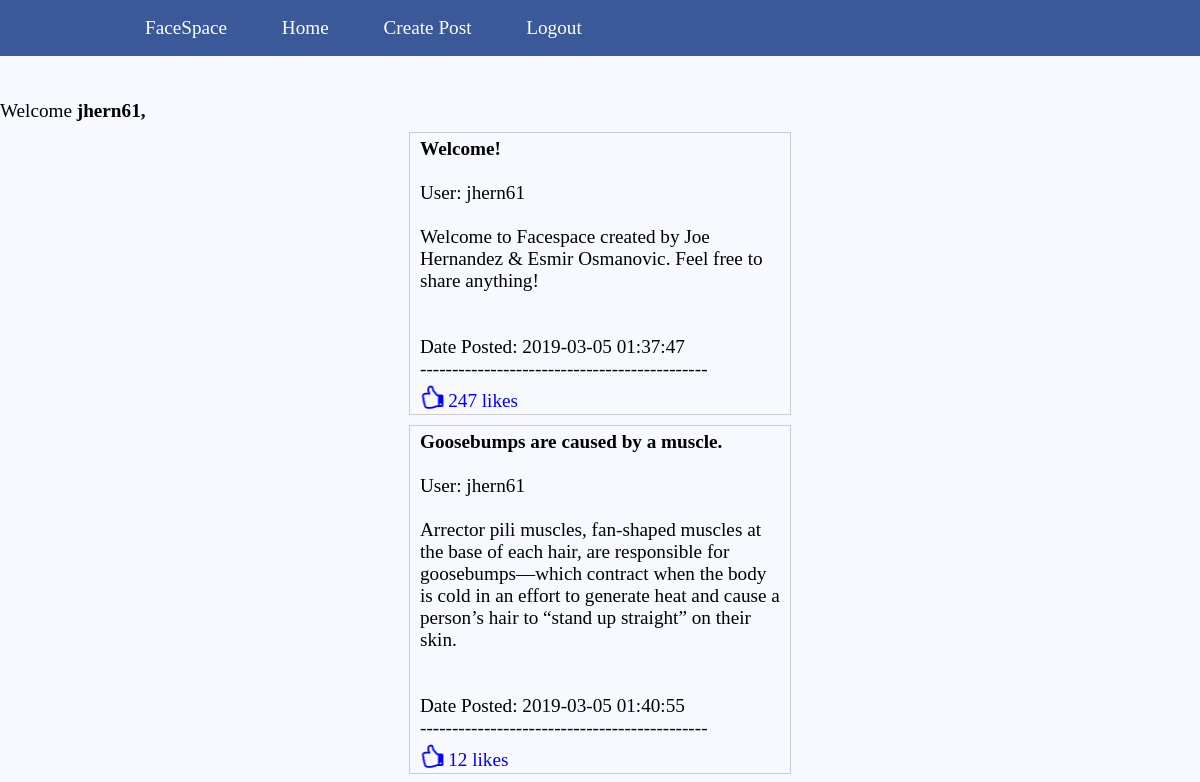
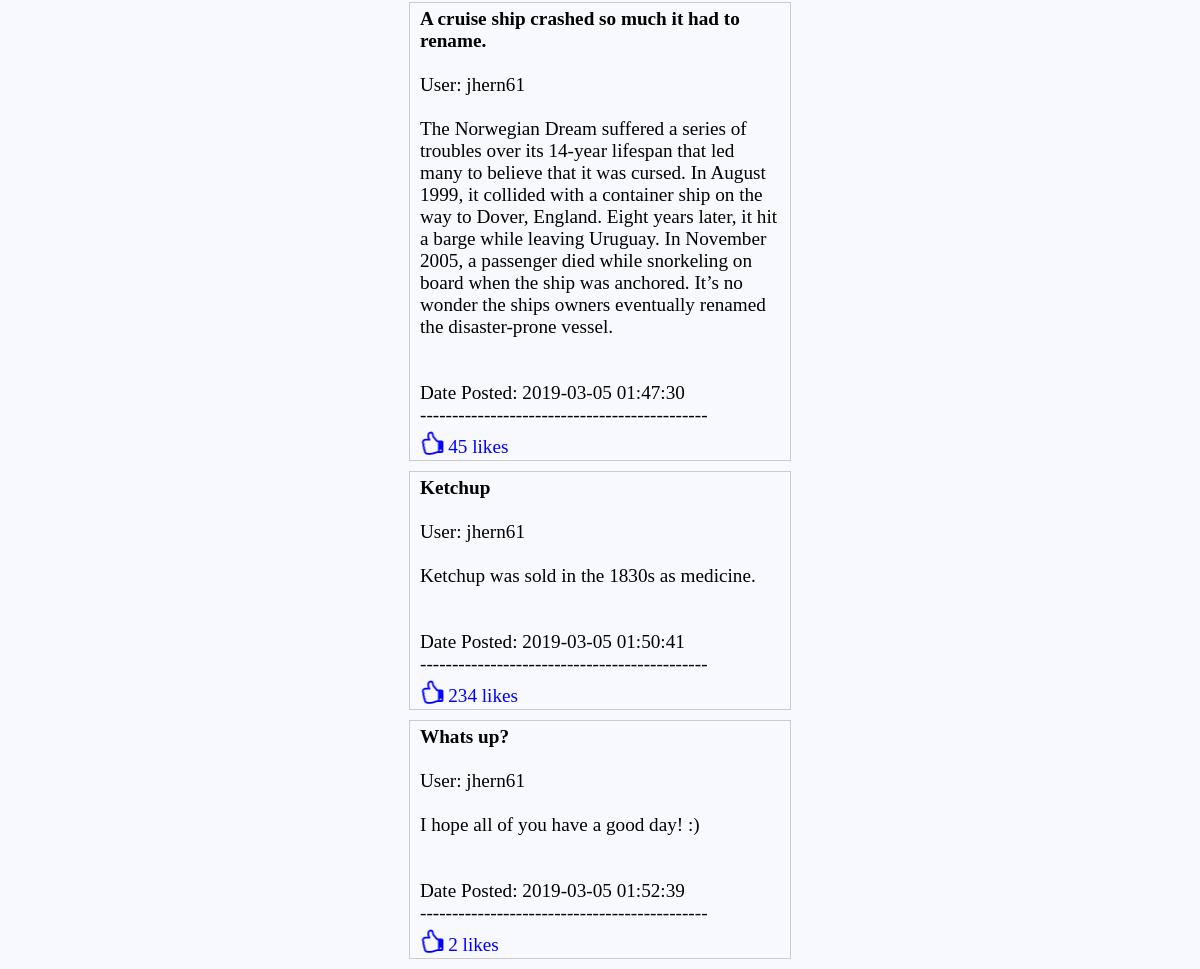
The app's page /FacespaceFinal/index.php (signed in) with its own data (2 pictures, top to bottom).
### tables this page shows
CREATE TABLE `post` (
  `post_id` int(11) NOT NULL,
  `userid` int(11) NOT NULL,
  `title` text NOT NULL,
  `body` text NOT NULL,
  `postDate` timestamp NOT NULL DEFAULT current_timestamp(),
  `likes` int(11) NOT NULL DEFAULT 0
);

CREATE TABLE `user` (
  `userid` int(11) NOT NULL,
  `username` varchar(50) NOT NULL,
  `email` varchar(100) NOT NULL,
  `password` varchar(100) NOT NULL
);

### FacespaceFinal/index.php (the view, shortened to what this page needs)
<?php
	$con = mysqli_connect('localhost', 'Admin', 'Password', 'Database');
	$posts = mysqli_query($con, "SELECT * FROM post");
	$authors = mysqli_query($con, "SELECT username FROM user
		JOIN post ON user.userid = post.userid")
?>
<!DOCTYPE html>
<html lang="en">
<head>
	<link rel="stylesheet" href="https://cdnjs.cloudflare.com/ajax/libs/font-awesome/4.7.0/css/font-awesome.min.css" />
	<link rel="stylesheet" href="styles.css">
	<div class="fixed-header">
        <div class="container">
            <nav>
                <a href="index.php">FaceSpace</a>
                <a href="index.php">Home</a>
                <a href="create_post.php">Create Post</a>
                <a href="login.php">Logout</a>
            </nav>
        </div>
    </div>
 </head>
 <?php  while ($row = $authors->fetch_assoc()) {
     $author =  $row['username'];
 }
	?>
<body>
<?php  if (isset($_SESSION['username'])) : ?>
		<p>Welcome <strong><?php echo $_SESSION['username']; ?>,</strong></p>
<?php endif ?>
		<?php while ($row = mysqli_fetch_array($posts)) { ?>
			<div class="post">
				<?php
         echo "<b>";
         echo $row['title'];
         echo "</b>";
         echo "<br><br>";
         echo "User: ";
				 echo $author;
         echo "<br><br>";
         echo $row['body'];
         echo "<br><br><br>";
         echo "Date Posted: ";
         echo $row['postDate'];
         echo "<br>";
         echo "--------------------------------------------- "; ?>
				<div style="padding: 2px; margin-top: 5px;">
				<?php
        $results = mysqli_query($con, "SELECT * FROM likes WHERE userid=1 AND post_id=".$row['post_id']."");
        if (mysqli_num_rows($results) == 1 ): ?>
          <span class="unlike fa fa-thumbs-up" data-id="<?php echo $row['post_id']; ?>"></span>
          <span class="like hide fa fa-thumbs-o-up" data-id="<?php echo $row['post_id']; ?>"></span>
        <?php else: ?>
          <span class="like fa fa-thumbs-o-up" data-id="<?php echo $row['post_id']; ?>"></span>
        <?php endif ?>
					<span class="likes_count"><?php echo $row['likes']; ?> likes</span>
				</div>
			</div>
		<?php } ?>
</body>
</html>

### FacespaceFinal/styles.css (style rules this page uses)
body { padding-top: 100px; }
.post { width: 30%; margin: 10px auto; border: 1px solid #cbcbcb; padding: 5px 10px 0px 10px; }
.like, .unlike, .likes_count { color: blue; }
.fa-thumbs-up, .fa-thumbs-o-up { transform: rotateY(-180deg); font-size: 1.3em; }
* { margin: 0px; padding: 0px; }
body { font-size: 120%; background: #F8F8FF; }
.fixed-header, .fixed-footer { width: 100%; position: fixed; background: #3b5998; padding: 10px 0; color: #3b5998; }
.fixed-header { top: 0; }
.container { width: 80%; margin: 0 auto; }
nav a { color: #fff; text-decoration: none; padding: 7px 25px; display: inline-block; }

### records on screen
post: title "Welcome!", userid.username "jhern61", body "Welcome to Facespace created by Joe Hernandez & Esmir Osmanovic. Feel free to share anything!", postDate "2019-03-05 01:37:47", likes "247"
post: title "Goosebumps are caused by a muscle.", body "Arrector pili muscles, fan-shaped muscles at the base of each hair, are responsible for goosebumps—which contract when the body is cold in an effort to generate heat and cause a person’s hair to “stand up straight” on their skin.", postDate "2019-03-05 01:40:55", likes "12"
user: username "jhern61"
post: title "A cruise ship crashed so much it had to rename.", body "The Norwegian Dream suffered a series of troubles over its 14-year lifespan that led many to believe that it was cursed. In August 1999, it collided with a container ship on the way to Dover, England. Eight years later, it hit a barge while leaving Uruguay. In November 2005, a passenger died while snorkeling on board when the ship was anchored. It’s no wonder the ships owners eventually renamed the disaster-prone vessel.", postDate "2019-03-05 01:47:30", likes "45"
post: title "Ketchup", userid.username "jhern61", body "Ketchup was sold in the 1830s as medicine.", postDate "2019-03-05 01:50:41", likes "234"
post: title "Whats up?", body "I hope all of you have a good day! :)", postDate "2019-03-05 01:52:39", likes "2"

### other values on screen
$_SESSION['username'] "jhern61"
